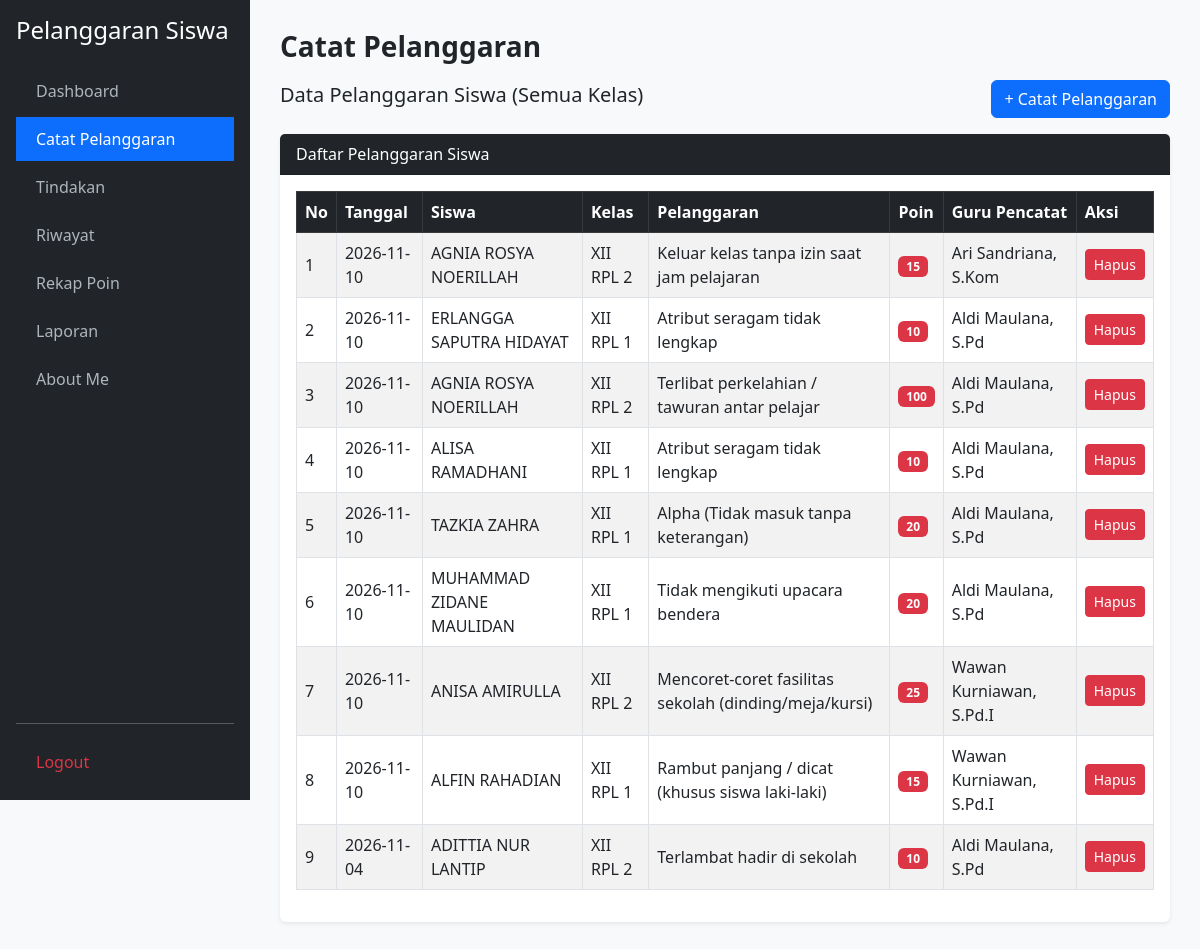
/catat_pelanggaran.php (signed in), run on the app's committed database.
### tables this page shows
CREATE TABLE `t_pelanggaran_siswa` (
  `id` int(11) NOT NULL,
  `tahun_ajaran_id` int(11) NOT NULL,
  `siswa_id` int(11) NOT NULL,
  `nama_siswa` varchar(150) DEFAULT NULL,
  `kelas_id` int(11) NOT NULL,
  `nama_kelas` varchar(100) DEFAULT NULL,
  `pelanggaran_id` int(11) NOT NULL,
  `nama_pelanggaran` varchar(150) DEFAULT NULL,
  `pelanggaran_kategori_id` int(11) NOT NULL,
  `guru_id` int(11) NOT NULL,
  `nama_guru` varchar(150) DEFAULT NULL,
  `tanggal` date NOT NULL,
  `keterangan` text DEFAULT NULL,
  `poin` int(11) DEFAULT NULL,
  `tindakan` text DEFAULT NULL,
  `status` varchar(30) DEFAULT NULL,
  `created_at` timestamp NULL DEFAULT NULL,
  `updated_at` timestamp NULL DEFAULT NULL
);

CREATE TABLE `t_siswa` (
  `id` int(11) NOT NULL,
  `nis` varchar(30) NOT NULL,
  `nisn` varchar(20) DEFAULT NULL,
  `nama` varchar(150) NOT NULL,
  `jenis_kelamin` char(1) DEFAULT NULL,
  `tanggal_lahir` date DEFAULT NULL,
  `alamat` text DEFAULT NULL,
  `status_aktif` tinyint(1) DEFAULT 1,
  `created_at` timestamp NULL DEFAULT NULL,
  `updated_at` timestamp NULL DEFAULT NULL
);

CREATE TABLE `t_kelas` (
  `id` int(11) NOT NULL,
  `nama` varchar(100) NOT NULL,
  `tingkat` varchar(20) DEFAULT NULL,
  `jurusan` varchar(100) DEFAULT NULL,
  `status_aktif` tinyint(1) DEFAULT 1,
  `created_at` timestamp NULL DEFAULT NULL,
  `updated_at` timestamp NULL DEFAULT NULL
);

CREATE TABLE `t_pelanggaran` (
  `id` int(11) NOT NULL,
  `pelanggaran_kategori_id` int(11) NOT NULL,
  `kode` varchar(30) NOT NULL,
  `nama` varchar(150) NOT NULL,
  `poin` int(11) DEFAULT NULL,
  `deskripsi` text DEFAULT NULL,
  `status_aktif` tinyint(1) DEFAULT 1,
  `created_at` timestamp NULL DEFAULT NULL,
  `updated_at` timestamp NULL DEFAULT NULL
);

### catat_pelanggaran.php (the view, shortened to what this page needs)
<?php
require_once 'koneksi.php';
$aksi = $_GET['aksi'] ?? '';
?>
<!DOCTYPE html>
<html lang="id">
<head>
    <link href="https://cdn.jsdelivr.net/npm/bootstrap@5.3.0/dist/css/bootstrap.min.css" rel="stylesheet">
    <link href="https://cdn.datatables.net/2.3.4/css/dataTables.bootstrap5.min.css" rel="stylesheet">
    <link href="https://cdn.jsdelivr.net/npm/select2@4.1.0-rc.0/dist/css/select2.min.css" rel="stylesheet" />
    <link href="https://cdn.jsdelivr.net/npm/select2-bootstrap-5-theme@1.3.0/dist/select2-bootstrap-5-theme.min.css" rel="stylesheet" />
</head>
<body>
<div class="sidebar d-flex flex-column p-3">
    <h4 class="text-white mb-4">Pelanggaran Siswa</h4>
    <ul class="nav nav-pills flex-column mb-auto">
        <li class="nav-item mb-1"><a href="dashboard.php">Dashboard</a></li>
        <li class="nav-item mb-1"><a href="catat_pelanggaran.php" class="active">Catat Pelanggaran</a></li>
        <li class="nav-item mb-1"><a href="tindakan.php">Tindakan</a></li>
        <li class="nav-item mb-1"><a href="riwayat.php">Riwayat</a></li>
        <li class="nav-item mb-1"><a href="rekap_poin.php">Rekap Poin</a></li>
        <li class="nav-item mb-1"><a href="laporan.php">Laporan</a></li>
        <li class="nav-item mb-1"><a href="about_me.php">About Me</a></li>
    </ul>
    <hr><a href="logout.php" class="text-danger">Logout</a>
</div>
<div class="main">
    <h3 class="fw-bold mb-3">Catat Pelanggaran</h3>
    <?php if ($aksi === 'tambah'): ?>
        <div class="card border-0 shadow-sm mb-4">
            <div class="card-header bg-primary text-white">Form Tambah Catatan Pelanggaran</div>
            <div class="card-body">
                <form method="POST">
                    <div class="row">
                        <div class="col-md-4 mb-3">
                            <label class="form-label">Tanggal</label>
                            <input type="date" name="tanggal" class="form-control" value="<?= date('Y-m-d'); ?>" required>
                        </div>
                        <div class="col-md-4 mb-3">
                            <label class="form-label">Siswa</label>
                            <select name="siswa_id" id="selectSiswa" class="form-select" required>
                                <option value="">-- Pilih Siswa --</option>
                                <?php
                                $q = mysqli_query($koneksi, "
                                    SELECT s.id, s.nis, s.nama, k.nama AS nama_kelas
                                    FROM t_siswa s
                                    LEFT JOIN t_kelas_siswa ks ON s.id = ks.siswa_id AND ks.status_aktif = 1
                                    LEFT JOIN t_kelas k ON ks.kelas_id = k.id
                                    ORDER BY s.nama ASC
                                ");
                                while($r = mysqli_fetch_assoc($q)):
                                    $info_kelas = $r['nama_kelas'] ? ' (Kelas: ' . $r['nama_kelas'] . ')' : ' (Tanpa Kelas)';
                                ?>
                                    <option value="<?= $r['id'] ?>"><?= $r['nis'].' - '.$r['nama'].$info_kelas ?></option>
                                <?php endwhile; ?>
                            </select>
                        </div>
                        <div class="col-md-4 mb-3">
                            <label class="form-label">Pelanggaran</label>
                            <select name="pelanggaran_id" id="selectPelanggaran" class="form-select" required>
                                <option value="">-- Pilih Pelanggaran --</option>
                                <?php $q = mysqli_query($koneksi, "SELECT id, kode, nama, poin FROM t_pelanggaran ORDER BY kode ASC"); while($r = mysqli_fetch_assoc($q)): ?>
                                    <option value="<?= $r['id'] ?>"><?= $r['kode'].' - '.$r['nama'].' ('.$r['poin'].' Poin)' ?></option>
                                <?php endwhile; ?>
                            </select>
                        </div>
                    </div>
                    <button type="submit" name="simpan" class="btn btn-primary">Simpan</button>
                    <a href="catat_pelanggaran.php" class="btn btn-secondary">Batal</a>
                </form>
            </div>
        </div>
    <?php else: ?>
        <div class="d-flex justify-content-between align-items-center mb-3">
            <h5>Data Pelanggaran Siswa (Semua Kelas)</h5>
            <a href="catat_pelanggaran.php?aksi=tambah" class="btn btn-primary">
                + Catat Pelanggaran
            </a>
        </div>
        <div class="card border-0 shadow-sm">
            <div class="card-header bg-dark text-white">Daftar Pelanggaran Siswa</div>
            <div class="card-body">
                <div class="table-responsive">
                    <table id="tabelPelanggaran" class="table table-bordered table-striped align-middle w-100">
                        <thead class="table-dark">
                            <tr>
                                <th>No</th>
                                <th>Tanggal</th>
                                <th>Siswa</th>
                                <th>Kelas</th>
                                <th>Pelanggaran</th>
                                <th>Poin</th>
                                <th>Guru Pencatat</th>
                                <th>Aksi</th>
                            </tr>
                        </thead>
                        <tbody>
                            <?php
                            $no=1;
                            $sql_pelanggaran = "SELECT ps.*, s.nama AS s_nama, k.nama AS k_nama, p.nama AS p_nama
                                                FROM t_pelanggaran_siswa ps
                                                LEFT JOIN t_siswa s ON ps.siswa_id = s.id
                                                LEFT JOIN t_kelas k ON ps.kelas_id = k.id
                                                LEFT JOIN t_pelanggaran p ON ps.pelanggaran_id = p.id
                                                ORDER BY ps.id DESC";
                            $data = mysqli_query($koneksi, $sql_pelanggaran);
                            while($row = mysqli_fetch_assoc($data)):
                            ?>
                            <tr>
                                <td><?= $no++; ?></td>
                                <?= '<td>' . htmlspecialchars($row['tanggal']) . '</td>' ?>
                                <td><?= htmlspecialchars($row['s_nama'] ?? $row['nama_siswa'] ?? '-'); ?></td>
                                <td><?= htmlspecialchars($row['k_nama'] ?? $row['nama_kelas'] ?? '-'); ?></td>
                                <td><?= htmlspecialchars($row['p_nama'] ?? $row['nama_pelanggaran'] ?? '-'); ?></td>
                                <td><span class="badge bg-danger"><?= (int)$row['poin']; ?></span></td>
                                <td><?= htmlspecialchars($row['nama_guru'] ?? '-'); ?></td>
                                <td><a href="catat_pelanggaran.php?hapus=<?= (int)$row['id']; ?>" class="btn btn-danger btn-sm" onclick="return confirm('Hapus data?')">Hapus</a></td>
                            </tr>
                            <?php endwhile; ?>
                        </tbody>
                    </table>
                </div>
            </div>
        </div>
    <?php endif; ?>
</div>
</body>
</html>

### catat_pelanggaran.php (style rules this page uses)
body { background: #f8f9fa; }
.sidebar { width: 250px; height: 100vh; position: fixed; top: 0; left: 0; background: #212529; color: #fff; padding-top: 15px; overflow-y: auto; }
.sidebar a { display: block; padding: 10px 20px; color: #adb5bd; text-decoration: none; }
.sidebar a:hover, .sidebar a.active { background: #0d6efd; color: #fff; }
.main { margin-left: 250px; padding: 30px; }

### data on the page
t_pelanggaran_siswa: tanggal "2026-11-10", siswa.nama "AGNIA ROSYA NOERILLAH", kelas.nama "XII RPL 2", pelanggaran.nama "Keluar kelas tanpa izin saat jam pelajaran", poin "15", nama_guru "Ari Sandriana, S.Kom"
t_pelanggaran_siswa: tanggal "2026-11-10", siswa.nama "ERLANGGA SAPUTRA HIDAYAT", kelas.nama "XII RPL 1", pelanggaran.nama "Atribut seragam tidak lengkap", poin "10", nama_guru "Aldi Maulana, S.Pd"
t_pelanggaran_siswa: tanggal "2026-11-10", siswa.nama "AGNIA ROSYA NOERILLAH", kelas.nama "XII RPL 2", pelanggaran.nama "Terlibat perkelahian / tawuran antar pelajar", poin "100", nama_guru "Aldi Maulana, S.Pd"
t_pelanggaran_siswa: tanggal "2026-11-10", siswa.nama "ALISA RAMADHANI", kelas.nama "XII RPL 1", pelanggaran.nama "Atribut seragam tidak lengkap", poin "10", nama_guru "Aldi Maulana, S.Pd"
t_pelanggaran_siswa: tanggal "2026-11-10", siswa.nama "TAZKIA ZAHRA", kelas.nama "XII RPL 1", pelanggaran.nama "Alpha (Tidak masuk tanpa keterangan)", poin "20", nama_guru "Aldi Maulana, S.Pd"
t_pelanggaran_siswa: tanggal "2026-11-10", siswa.nama "MUHAMMAD ZIDANE MAULIDAN", kelas.nama "XII RPL 1", pelanggaran.nama "Tidak mengikuti upacara bendera", poin "20", nama_guru "Aldi Maulana, S.Pd"
t_pelanggaran_siswa: tanggal "2026-11-10", siswa.nama "ANISA AMIRULLA", kelas.nama "XII RPL 2", pelanggaran.nama "Mencoret-coret fasilitas sekolah (dinding/meja/kursi)", poin "25", nama_guru "Wawan Kurniawan, S.Pd.I"
t_pelanggaran_siswa: tanggal "2026-11-10", siswa.nama "ALFIN RAHADIAN", kelas.nama "XII RPL 1", pelanggaran.nama "Rambut panjang / dicat (khusus siswa laki-laki)", poin "15", nama_guru "Wawan Kurniawan, S.Pd.I"
t_pelanggaran_siswa: tanggal "2026-11-04", siswa.nama "ADITTIA NUR LANTIP", kelas.nama "XII RPL 2", pelanggaran.nama "Terlambat hadir di sekolah", poin "10", nama_guru "Aldi Maulana, S.Pd"
